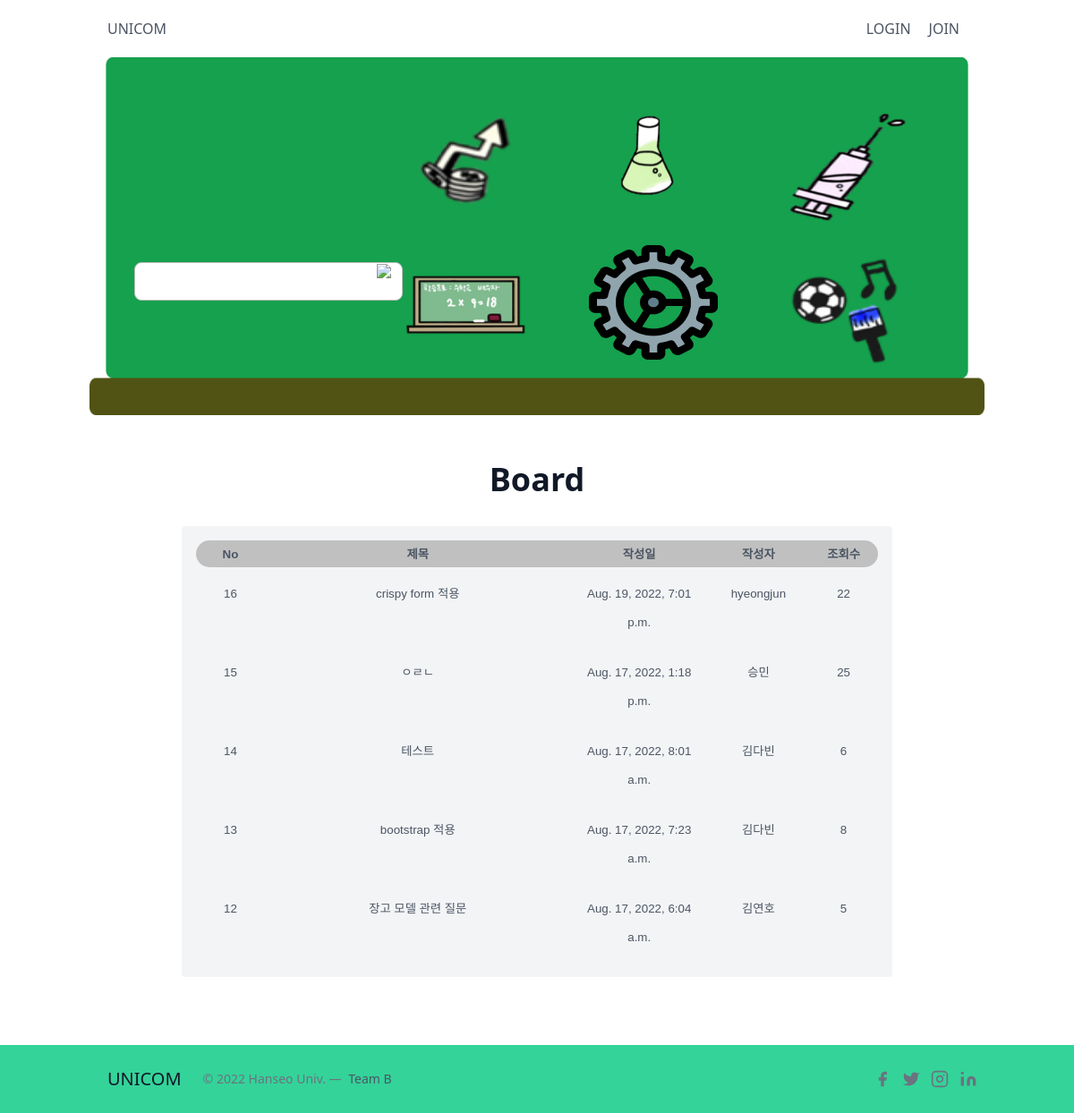
The page / on the database its author committed.
### board/models.py (models this page shows, shortened)
class Post(models.Model):
    title = models.CharField(max_length=100)
    content = models.TextField()
    like_users = models.ManyToManyField(settings.AUTH_USER_MODEL, related_name="like_posts", blank=True)
    created_at = models.DateTimeField(auto_now_add=True)
    updated_at = models.DateTimeField(auto_now=True)
    big_category = models.ForeignKey(BigCategory, null=True, on_delete=models.SET_NULL)
    author = models.ForeignKey(Account,  on_delete=models.CASCADE)
    category = models.ForeignKey(Category, null=True, on_delete=models.SET_NULL)
    post_hit = models.PositiveIntegerField(default=0)
    date_category = models.ForeignKey(DateCategory, null=True, on_delete=models.SET_NULL)
    def get_absolute_url(self):
        return f'/board/{self.pk}/'

### account/models.py (models this page shows, shortened)
class Account(AbstractBaseUser):
    email = models.EmailField(verbose_name='email',max_length=60, unique=True)
    username = models.CharField(max_length=30, unique=True)
    name = models.CharField(max_length=40,null=False, blank=False)
    phone =  models.CharField(max_length=40,null=False, default=True)
    major = models.CharField(max_length=40, blank=False,null=False,default=True)
    school = models.CharField(max_length=40,blank=False,null=False,default=True)
    grade = models.CharField(max_length=40,blank=False,null=False,default=True)
    create_at = models.DateTimeField(verbose_name='date joined', auto_now_add=True)
    last_login = models.DateTimeField(verbose_name='last login', auto_now=True)
    is_admin = models.BooleanField(default=False)
    is_active = models.BooleanField(default=True)
    is_staff = models.BooleanField(default=False)
    is_superuser = models.BooleanField(default=False)
    objects = MyAccountManager()
    USERNAME_FIELD = 'username'
    REQUIRED_FIELDS = ['email','name','phone','grade','major','school']
    def __str__(self):
        return self.name

### main_page/views.py (the view)
# urls.py: path('', views.landing,name='mainpage'),
def landing(request):
    recent_posts = Post.objects.order_by('-pk')[:5]
    categories = Category.objects.all()
    return render(request, 'main.html',
                {
                    'recent_posts': recent_posts,
                    'categories' : categories
                }
    )

### board/models.py (called while the page is built)
    def __str__(self):
            return self.name

    def get_absolute_url(self):
        return f'/board/category/{self.slug}/'

### main_page/templates/main.html (shortened to what this page needs)
<!DOCTYPE html>
{% load static %}
<html lang="en">
<head>
    <link href="https://unpkg.com/tailwindcss@^2/dist/tailwind.min.css" rel="stylesheet">
    <link href="{% static 'board/css/index_style.css' %}" rel="stylesheet">
</head>
<body>
  <header class="text-gray-600 body-font">
    <div class="container mx-auto flex flex-wrap p-5 flex-col md:flex-row items-center">
      <a class="flex title-font font-medium items-center text-gray-900 mb-4 md:mb-0">
        <span class="ml-3 text-xl">
            <a href="{% url 'mainpage'%}">UNICOM</a>
        </span>
      </a>
      <nav class="md:ml-auto flex flex-wrap items-center text-base justify-center">
        {% if request.user.is_authenticated %}
          <a class="mr-5 hover:text-gray-900" href="{% url 'logout' %}">LOGOUT</a>
          <a class="mr-5 hover:text-gray-900" href="{% url 'myPage' %}">MYPAGE</a>
        {%else%}
          <a class="mr-5 hover:text-gray-900" href="{% url 'login' %}">LOGIN</a>
          <a class="mr-5 hover:text-gray-900" href="{% url 'join' %}">JOIN</a>
        {%endif%}
      </nav>
    </div>
  </header>
      <section class="text-gray-600 body-font">
        <div class="boardImg flex">
          <div class="searchBox mg-0 mg-auto h-64 w-2/5">
            <div class="search">
              <form class="form-inline my-2 my-lg-0" action="{% url 'search' %}" method="post">
                <input class="form-control mr-sm-2" type="search" name="q" value="{{q}}">
                <button class="btn btn-outline-success my-2 my-sm-0" type="submit"><img src="https://s3.ap-northeast-2.amazonaws.com/cdn.wecode.co.kr/icon/search.png"></button>
              </form>
            </div>
          </div>
          <div class = "block mr-44">
            <div class = "flex">
              <div class = "iconOne w-36 h-32 rounded-lg hover:opacity-40 mr-16 mb-8">
                <div onclick = "myFunction1()" class="dim">상경계열</div>
              </div>
              <div class = "iconTwo w-36 h-32 rounded-lg hover:opacity-40 mr-16">
                <div onclick = "myFunction2()" class="iconBtn dim">이학계열</div>
              </div>
              <div class = "iconThree w-36 h-32 rounded-lg hover:opacity-40 m-2">
                <div onclick = "myFunction3()" class="iconBtn dim">의학 및 보건계열</div>
              </div>
            </div>
            <div class = "flex">
              <div class = "iconFour w-36 h-32 rounded-lg hover:opacity-40 mr-16">
                <div onclick = "myFunction4()" class="iconBtn dim">사범계열</div>
            </div>
            <div class = "iconFive w-36 h-32 rounded-lg hover:opacity-40 mr-16">
              <div onclick = "myFunction5()" class="iconBtn dim">공학계열</div>
          </div>
          <div class = "iconSix w-36 h-32 rounded-lg hover:opacity-40 m-2">
            <div onclick = "myFunction6()" class="iconBtn dim">예체능계열</div>
        </div>
  </section>
      <section class="text-gray-600 body-font">
        <div class="container px-5 py-5 mx-auto mb-10">
          <h1 class="text-4xl font-medium title-font text-gray-900  pt-8 pb-4 text-center font-semibold">Board</h1>
          <div class="flex flex-wrap">
            <div class="p-4 flex justify-center h-content w-full">
              <div class="h-content w-10/12 bg-gray-100 p-4 rounded list-none list-inside text-2xl">
                <li>
                  <ul id ="ulTable">
                    <li>
                        <ul class="tableCate">
                            <li>No</li>
                            <li>제목</li>
                            <li>작성일</li>
                            <li>작성자</li>
                            <li>조회수</li>
                        </ul>
                    </li>
                    {% for post in recent_posts %}
                      <li>
                        <ul>
                            <li class="text-center p-3">{{ post.pk }}</li>
                            <li class="text-center p-3 hover:underline"><a href="{{ post.get_absolute_url }}">{{ post.title }}</a></li>
                            <li class="text-center p-3">{{ post.created_at }}</li>
                            <li class="text-center p-3">{{ post.author }}</li>
                            <li class="text-center p-3">{{ post.post_hit }}</li>
                        </ul>
                      </li>
                    {% endfor %}
                  </ul>
                </li>
              </div>
            </div>
          </div>
        </div>
      </section>
      <footer class="text-gray-600 body-font">
        <div class="bg-green-400">
          <div class="container px-5 py-6 mx-auto flex items-center sm:flex-row flex-col">
            <a class="flex title-font font-medium items-center md:justify-start justify-center text-gray-900">
              <span class="ml-3 text-xl">UNICOM</span>
            </a>
            <p class="text-sm text-gray-500 sm:ml-6 sm:mt-0 mt-4">© 2022 Hanseo Univ. —
              <a href="https://twitter.com/knyttneve" rel="noopener noreferrer" class="text-gray-600 ml-1" target="_blank">Team B</a>
            </p>
            <span class="inline-flex sm:ml-auto sm:mt-0 mt-4 justify-center sm:justify-start">
              <a class="text-gray-500">
                <svg fill="currentColor" stroke-linecap="round" stroke-linejoin="round" stroke-width="2" class="w-5 h-5" viewBox="0 0 24 24">
                  <path d="M18 2h-3a5 5 0 00-5 5v3H7v4h3v8h4v-8h3l1-4h-4V7a1 1 0 011-1h3z"></path>
                </svg>
              </a>
              <a class="ml-3 text-gray-500">
                <svg fill="currentColor" stroke-linecap="round" stroke-linejoin="round" stroke-width="2" class="w-5 h-5" viewBox="0 0 24 24">
                  <path d="M23 3a10.9 10.9 0 01-3.14 1.53 4.48 4.48 0 00-7.86 3v1A10.66 10.66 0 013 4s-4 9 5 13a11.64 11.64 0 01-7 2c9 5 20 0 20-11.5a4.5 4.5 0 00-.08-.83A7.72 7.72 0 0023 3z"></path>
                </svg>
              </a>
              <a class="ml-3 text-gray-500">
                <svg fill="none" stroke="currentColor" stroke-linecap="round" stroke-linejoin="round" stroke-width="2" class="w-5 h-5" viewBox="0 0 24 24">
                  <rect width="20" height="20" x="2" y="2" rx="5" ry="5"></rect>
                  <path d="M16 11.37A4 4 0 1112.63 8 4 4 0 0116 11.37zm1.5-4.87h.01"></path>
                </svg>
              </a>
              <a class="ml-3 text-gray-500">
                <svg fill="currentColor" stroke="currentColor" stroke-linecap="round" stroke-linejoin="round" stroke-width="0" class="w-5 h-5" viewBox="0 0 24 24">
                  <path stroke="none" d="M16 8a6 6 0 016 6v7h-4v-7a2 2 0 00-2-2 2 2 0 00-2 2v7h-4v-7a6 6 0 016-6zM2 9h4v12H2z"></path>
                  <circle cx="4" cy="4" r="2" stroke="none"></circle>
                </svg>
              </a>
            </span>
          </div>
        </div>
      </footer>
</body>
</html>

### board/static/board/css/index_style.css (style rules this page uses)
.dim { width: 100%; height: 100%; background-color: rgba(0, 0, 0, 0.0); color: rgba(0, 0, 0, 0.0); display: flex; align-items: center; justify-content: center; border-radius: 10px; }
.iconOne { background-image: url("./assets/1.png"); background-repeat: no-repeat; background-size: cover; background-position: center; background-size: 110% 100%; }
.iconTwo { background-image: url("./assets/2.png"); background-repeat: no-repeat; background-size: cover; background-position: center; background-size: 100% 100%; }
.iconThree { background-image: url("./assets/3.png"); background-repeat: no-repeat; background-size: cover; background-position: center; background-size: 100% 100%; }
.iconFour { background-image: url("./assets/4.png"); background-repeat: no-repeat; background-size: cover; background-position: center; background-size: 100% 100%; }
.iconFive { background-image: url("./assets/5.png"); background-repeat: no-repeat; background-size: cover; background-position: center; background-size: 100% 100%; }
.iconSix { background-image: url("./assets/6.png"); background-repeat: no-repeat; background-size: cover; background-position: center; background-size: 100% 100%; }
.boardImg { width: 83.33333%; height: 400px; margin: 0 auto; padding-top: 50px; padding-left: 50px; justify-content:space-around; background-image: url("./assets/backBoard.png"); background-repeat: no-repeat; background-position: center center; background-size: 100% 100%; display: flex; }
#ulTable > li:first-child > ul > li { font-weight:bold; text-align:center; }
#ulTable > li > ul { clear:both; padding:0px auto; position:relative; min-width:40px; height: 30px; }
.tableCate { border-radius: 20px; background-color: silver; }
#ulTable > li > ul > li { float:left; font-size:10pt; vertical-align:baseline; font-family: 'Noto Sans KR', sans-serif; }
#ulTable > li > ul > li:first-child { width:10%; }
#ulTable > li > ul > li:first-child +li { width:45%; }
#ulTable > li > ul > li:first-child +li+li { width:20%; }
#ulTable > li > ul > li:first-child +li+li+li { width:15%; }
#ulTable > li > ul > li:first-child +li+li+li+li { width:10%; }
.searchBox { display:flex; justify-content: center; align-items:flex-end; }
.search { position: relative; width: 300px; }
input { width: 100%; border: 1px solid #bbb; border-radius: 8px; padding: 10px 12px; font-size: 14px; }
img { position : absolute; width: 17px; top: 10px; right: 12px; margin: 0; }

### rows shown on the page
Post: pk "16", title "crispy form 적용", created_at "Aug. 19, 2022, 7:01 p.m.", author "hyeongjun", post_hit "22"
Post: pk "15", title "ㅇㄹㄴ", created_at "Aug. 17, 2022, 1:18 p.m.", author "승민", post_hit "25"
Post: pk "14", title "테스트", created_at "Aug. 17, 2022, 8:01 a.m.", author "김다빈", post_hit "6"
Post: pk "13", title "bootstrap 적용", created_at "Aug. 17, 2022, 7:23 a.m.", author "김다빈", post_hit "8"
Post: pk "12", title "장고 모델 관련 질문", created_at "Aug. 17, 2022, 6:04 a.m.", author "김연호", post_hit "5"
